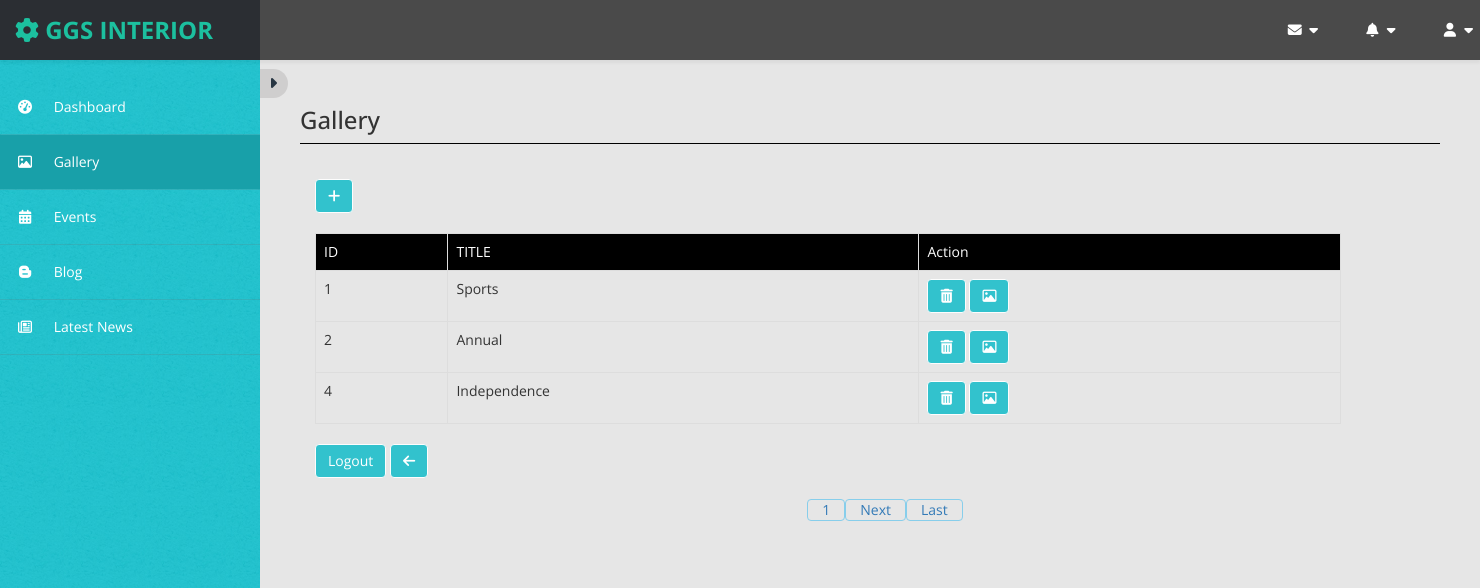
Page /admin/gallery.php on the committed database.
### tables this page shows
CREATE TABLE `gallery` (
  `id` int(255) NOT NULL,
  `title` varchar(255) NOT NULL,
  `date` date NOT NULL
);

### admin/gallery.php (the view, shortened to what this page needs)
<?php
$connect = mysqli_connect("localhost", "root", "", "ggs");
$record_per_page = 8;
$page = '';
if(isset($_GET["page"]))
{
 $page = $_GET["page"];
}
else
{
 $page = 1;
}
$start_from = ($page-1)*$record_per_page;
$query = "SELECT * FROM gallery order by id LIMIT $start_from, $record_per_page";
$result = mysqli_query($connect, $query);
?>
<!DOCTYPE html>
<html lang="en">
<head>
</head>
<?php
include 'link.php';
include 'head.php';
?>
<body>
<div id="page-wrapper">
            <div id="page-inner">
            <h3 align="" id="g1">Gallery</h3>
                <div class="row">
                    <div class="col-md-12">
  <br /><br />
  <div class="container">
  <a class="btn btn-primary" href="titleadd.php"><i class="fa fa-plus" aria-hidden="true"></i>
</a>
 <div class="add">  </div><br />
   <div class="table-responsive">
    <table id="tb" class="table table-bordered table table-hover">
     <tr class="tr" >
      <td id="t" >ID</td>
      <td id="t1">TITLE</td>
      <td id="t3">Action</td>
     </tr>
     <?php
     while($row = mysqli_fetch_array($result))
     {
     ?>
     <tr id="t2">
      <td><?php echo $row["id"]; ?></td>
      <td id="title" > <?php echo $row["title"]; ?></td>
      <td><a class="btn btn-primary" href='gdel.php?id=<?php echo $row["id"]?>'  onclick="return confirm('Do Want Delete This')"><i class="fa fa-trash"></i></a>
      <a class="btn btn-primary" href='galleryadd.php?id=<?php echo $row["id"]?>' id="add" ><i class="fa fa-image"></i></a>
     </tr>
     <?php
     }
     ?>
    </table>
    <div class="an">
    <a class="btn btn-primary" href="index.php">Logout</a>
    <a class="btn btn-primary" href="dashboard.php"><i class="fa fa-arrow-left" ></i></a>
    </div>
    <div align="center">
    <br />
    <?php
    $page_query = "SELECT * FROM gallery ORDER BY id ";
    $page_result = mysqli_query($connect, $page_query);
    $total_records = mysqli_num_rows($page_result);
    $total_pages = ceil($total_records/$record_per_page);
    $start_loop = $page;
    for($i=$start_loop; $i<=$total_pages; $i++)
    {
     echo "<a id='anc'  class='btn ' href='sm.php?page=".$i."'>".$i."</a>";
    }
    if($page <= $total_pages)
    {
     echo "<a id='anc'  class='btn ' href='sm.php?page=".($page + 1)."'>Next</a>";
     echo "<a id='anc'  class='btn ' href='sm.php?page=".$total_pages."'>Last</a>";
    }
    ?>
    </div>
    <br /><br />
   </div>
  </div>
                    </div>
                </div>
            </div>
        </div>
    </div>
</body>
</html>

### admin/assets/css/custom-styles.css (style rules this page uses)
body { font-family: 'Open Sans', sans-serif; background: #32C2CD url(../img/bg-img.jpg) !important; }
#page-wrapper { padding: 15px 15px; min-height: 600px; background: #E6E6E6; }
#page-inner { width:100%; margin:10px 20px 10px 0px; background-color:transparent; padding:10px; min-height:1200px; }
h1, .h1, h2, .h2, h3, .h3 { margin-top: 7px; margin-bottom: -5px; }
#page-wrapper { position: relative; top: 55px; }
@media (min-width:768px) { #page-wrapper { margin: 0 0 0 260px; padding: 15px 30px; min-height: 1200px; } }

### admin/gallery.php (style rules this page uses)
.btn-primary { color: #fff; background-color: #32C2CD; border-color: #fdfdfd; }
.tr td { background-color: black; color: white; }
#anc { padding: 0px 14px; border: 1px solid skyblue; align-content: center; }
#tb { width: 90%; }
h1, .h1, h2, .h2, h3, .h3 { margin-top: 7px; margin-bottom: -5px; border-bottom: 1px solid black; padding: 10px 0; }

### rows in the picture
gallery: id "1", title "Sports"
gallery: id "2", title "Annual"
gallery: id "4", title "Independence"
